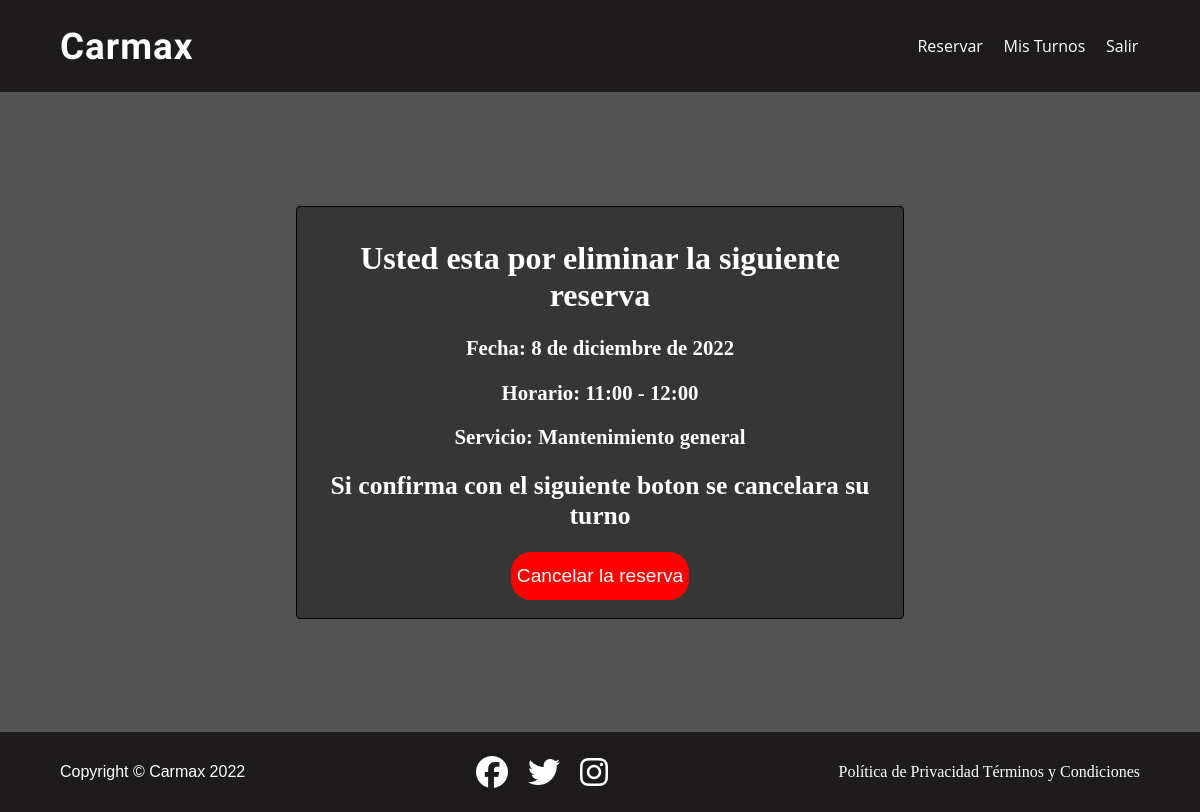
/reservation/cancelation/42 (signed in), run on the app's committed database.
### core/models.py (models this page shows, shortened)
class Turn(models.Model):
    user = models.ForeignKey(User, on_delete=models.CASCADE)
    service = models.ForeignKey(Service, on_delete=models.CASCADE)
    date = models.DateField(default=timezone.now,help_text="DD-MM-AAAA")
    TIME_LIST = (
        (1, '09:00 - 10:00'),
        (2, '10:00 - 11:00'),
        (3, '11:00 - 12:00'),
        (4, '12:00 - 13:00'),
        (5, '13:00 - 14:00'),
        (6, '14:00 - 15:00'),
        (7, '15:00 - 16:00'),
        (8, '16:00 - 17:00'),
        (9, '17:00 - 18:00'),
    )
    timeblock = models.IntegerField(blank=True, null=True, choices=TIME_LIST, default="Elija el horario")
    class Meta:
        unique_together = ('user','date', 'timeblock')

class Service(models.Model):
    SERVICE_CATEGORIES = (
        ("Revisión de bateria"),
        ("Mantenimiento general"),
        ("Reparación de motor"),
        ("Cambio de aceite"),
    )
    service = models.CharField(max_length=200 ,verbose_name ="name")
    def __str__(self):
        return str(self.service)

### core/views.py (the view)
# urls.py: path("reservation/cancelation/<pk>", views.CancelTurnView.as_view(), name= "cancel-reservation"),
@method_decorator(login_required, name='dispatch')
class CancelTurnView(DeleteView):
    model = Turn
    template_name = "core/cancel_turn_view.html"
    success_url = reverse_lazy("my-turns")

### core/templates/core/cancel_turn_view.html (shortened to what this page needs)
{% extends 'core/base.html' %}
{% load static %}
{% block content %}
<div class="cancel-turn">
    <form action="" method="POST">
        <div class = "cancel-form">
            <h1>Usted esta por eliminar la siguiente reserva</h1>
            <h3>Fecha: {{turn.date}}</h3>
            <h3>Horario: {{turn.get_timeblock_display}}</h3>
            <h3>Servicio: {{turn.service}}</h3>
            <h2>Si confirma con el siguiente boton se cancelara su turno</h2>
            <div class=cancel-button>
            <button type="submit">Cancelar la reserva</button>
            </div>
        </div>
    </form>
</div>
{% endblock %}

### core/static/core/css/landing.css (style rules this page uses)
body { margin: 0; padding: 0; }

### core/static/core/css/cancel-turn.css (style rules this page uses)
.cancel-turn { background-color: rgb(83, 83, 83); position: sticky; background-size: cover; min-height: 80vh; min-width: 100%; display: flex; flex-direction: column; flex-wrap: wrap; align-items: center; justify-content: center; color: white; }
.cancel-form { align-items: center; justify-content: center; text-align: center; background: rgb(54, 54, 54); border: 1px solid black; border-radius: 4px; padding: 2%; }
.cancel-turn h1 { font-size: 2em; font-weight: bold; }
.cancel-turn h2 { font-size: 1.6em; }
.cancel-turn h3 { font-size: 1.3em; text-align: center; }
.cancel-button { text-align: center; }
.cancel-button button[type="submit"] { background-color: red; color: white; border: none; outline: none; height: 2.5em; font-size: 1.2em; border-radius: 20px; margin-bottom: 1%; }

### data on the page
Turn: date "8 de diciembre de 2022", timeblock "11:00 - 12:00", service "Mantenimiento general"
